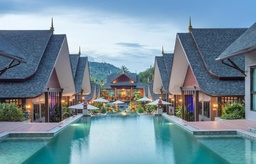
#> input picture 1091/1073524_Colorspacesconversion_HW/4.jpg, 256 x 164 px, shrunk from 1024 x 658 before the run
$ python colortransform.py
#> lines starting #> are read from the running program, lines starting #| are printed output that depends on the picture
import sys
from cv2 import cv2
import numpy as np
#from matplotlib import pyplot as plt
#np.set_printoptions(threshold=sys.maxsize)

def yiq2rgb(y, i, q):
    r = y + (0.956)*i + (0.620)*q
    g = y - (0.272)*i - (0.647)*q
    b = y - (1.108)*i + (1.705)*q
    return b, g, r
def rgb2yiq(b, g, r):
    y = (0.299)*r + (0.587)*g + (0.114)*b
    i = (0.596)*r - (0.274)*g - (0.322)*b
    q = (0.211)*r - (0.523)*g + (0.312)*b
    return y, i, q

def rgb2ycbcr(b, g, r):
    yy = (0.257)*r + (0.504)*g + (0.098)*b + 16
    cb = -(0.148)*r - (0.291)*g +(0.439)*b + 128
    cr = (0.439)*r -(0.368)*g - (0.071)*b + 128
    return yy, cb, cr
def ycbcr2rgb(yy, cb, cr):
    r = (1.164)*(yy-16) + (1.596)*(cr-128)
    g = (1.164)*(yy-16) - (0.392)*(cb-128) - (0.813)*(cr-128)
    b = (1.164)*(yy-16) + (2.017)*(cb-128)
    return b, g, r

def yiq2ycbcr(y, i, q):
    b,g,r = yiq2rgb(y, i, q)
    return rgb2ycbcr(b, g, r)

def ycbcr2yiq(yy, cb, cr):
    b, g, r = ycbcr2rgb(yy, cb, cr)
    return rgb2yiq(b, g, r)
img = cv2.imread('4.jpg')
#> img is the input picture: shape (164, 256, 3); mean B, G, R 156.5, 143.2, 118.5
cv2.imshow('original',img)
height, weight, channel = img.shape
#> height = 164; weight = 256; channel = 3

mode = input("choose a mode that you want\n1:yiq2rgb\n2:rgb2yiq\n3:rgb2ycbcr\n4:ycbcr2rgb\n5:yiq2ycbcr\n6:ycbcr2yiq\n")
#> the answer given: 1
for i in range(height):
    for j in range(weight):
        if(mode =='1'):
            img[i][j][0],img[i][j][1],img[i][j][2] = yiq2rgb(img[i][j][0],img[i][j][1],img[i][j][2])
        elif(mode =='2'):
            img[i][j][0],img[i][j][1],img[i][j][2] = rgb2yiq(img[i][j][0],img[i][j][1],img[i][j][2])
        elif(mode =='3'):
            img[i][j][0],img[i][j][1],img[i][j][2] = rgb2ycbcr(img[i][j][0],img[i][j][1],img[i][j][2])
        elif(mode =='4'):
            img[i][j][0],img[i][j][1],img[i][j][2] = ycbcr2rgb(img[i][j][0],img[i][j][1],img[i][j][2])
        elif(mode =='5'):
            img[i][j][0],img[i][j][1],img[i][j][2] = yiq2ycbcr(img[i][j][0],img[i][j][1],img[i][j][2])
        elif(mode =='6'):
            img[i][j][0],img[i][j][1],img[i][j][2] = ycbcr2yiq(img[i][j][0],img[i][j][1],img[i][j][2])
#> this loop made 164 passes
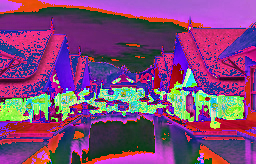
#> img: shape (164, 256, 3); mean B, G, R 122.1, 69.1, 127.8
cv2.imshow('result',img)


'''bgr -> rgb
   012    210'''
#plt.imshow(img)
#plt.show()
cv2.waitKey()
